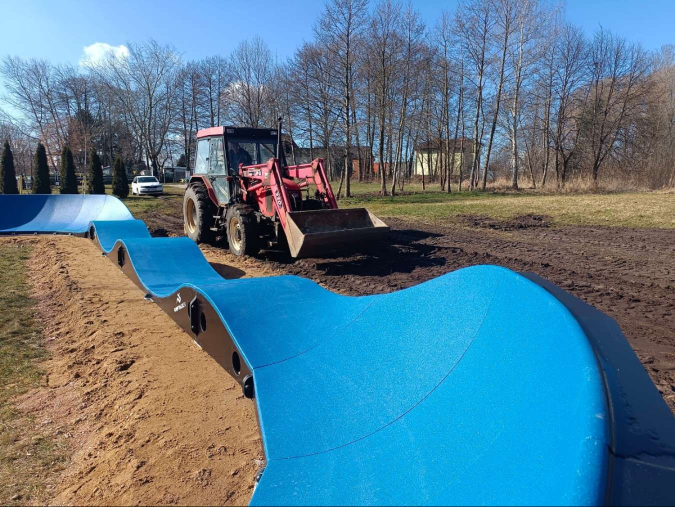
#> input picture src/line_following_bot/line_following_bot/picture/bluetrack.jpg, 1350 x 1013 px, found by its file name (shown at 1/2 size)
$ python hough.py
#> lines starting #> are read from the running program, lines starting #| are printed output that depends on the picture; after the words box and inside, x2 and y2 are one past the last pixel; in counts of white or black regions, pixels touching at a corner belong together
import cv2
import numpy as np

def region(image):
    height, width = image.shape[:2]
    vertices = np.array([
        [(0, height-100), (0, 650), (width, 650), (width, height-100)]
    ], dtype=np.int32)
    mask = np.zeros_like(image)
    cv2.fillPoly(mask, vertices, 255)
    masked_image = cv2.bitwise_and(image, mask)
    return masked_image

def getHistogram(image, display=False, minVal=0.1, region=4):
    histValues = np.sum(image, axis=0)
    maxValue = np.max(histValues)
    minValue = minVal * maxValue
    indexArray = np.where(histValues >= minValue)
    basePoint = int(np.average(indexArray))
    if display:
        imgHist = np.zeros((image.shape[0], image.shape[1], 3), np.uint8)
        for x, intensity in enumerate(histValues):
            if intensity > minValue:
                color = (255, 0, 255)
            else:
                color = (0, 0, 255)
            cv2.line(imgHist, (x, image.shape[0]), (x, image.shape[0] - (intensity // 255 // region)), color, 1)
        cv2.circle(imgHist, (basePoint, image.shape[0]), 20, (0, 255, 255), cv2.FILLED)
        return imgHist
    return None

def main():
    image_path = "/home/choi/angchicken_ros2_ws/src/line_following_bot/line_following_bot/picture/bluetrack.jpg"
    image = cv2.imread(image_path)
#> image is the input picture: shape (1013, 1350, 3); mean B, G, R 141.7, 122.8, 86.5

    # Display the original image
    cv2.imshow('Original Image', image)
    cv2.waitKey(0)

    # Apply median blur to the image
    blur_image = cv2.medianBlur(image, 9)
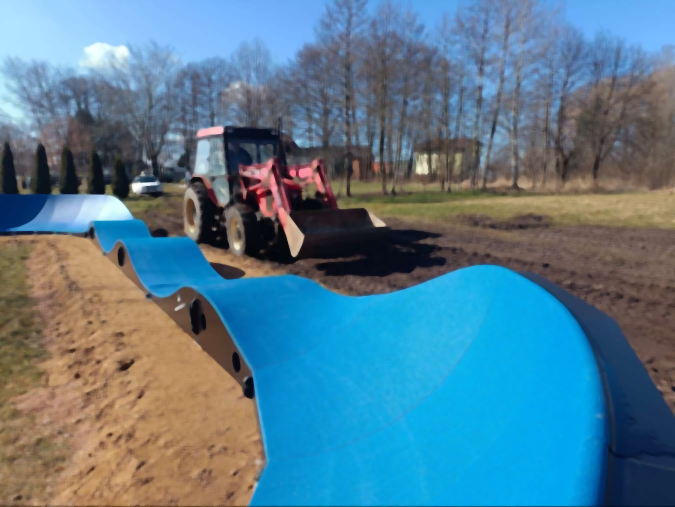
#> blur_image: shape (1013, 1350, 3) (shown at 1/2 size); mean B, G, R 141.9, 122.9, 86.4

    # Display the blurred image
    cv2.imshow('Blurred Image', blur_image)
    cv2.waitKey(0)

    # Convert the image to the HSV color space
    hsv_image = cv2.cvtColor(blur_image, cv2.COLOR_BGR2HSV)
#> hsv_image: shape (1013, 1350, 3); mean H, S, V 75.5, 131.6, 160.1

    # Display the HSV image
    cv2.imshow('HSV Image', hsv_image)
    cv2.waitKey(0)

    # Define the range of blue color in HSV
    lower_blue = np.array([90, 50, 50])
    upper_blue = np.array([130, 255, 255])

    # Create a mask to extract blue regions
    blue_mask = cv2.inRange(hsv_image, lower_blue, upper_blue)
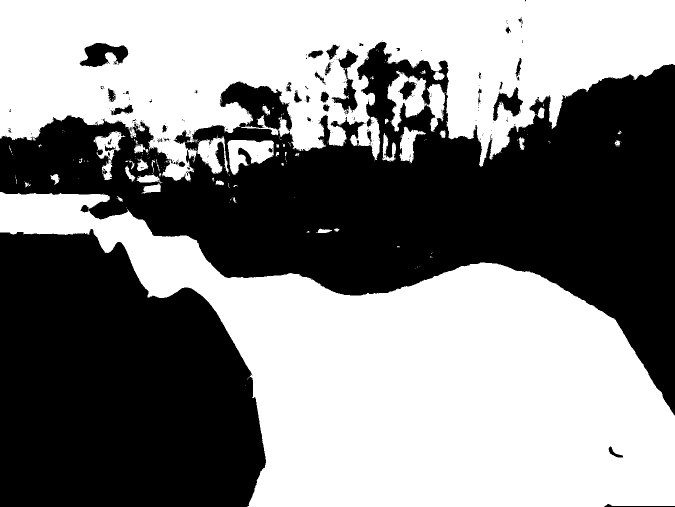
#> blue_mask: shape (1013, 1350) (shown at 1/2 size); 52.6% white; 256 black regions (214 under 20 px), largest, box (x1, y1, x2, y2) and area: (0, 83, 1350, 831) 395093, (0, 458, 532, 1013) 240505, (159, 86, 257, 134) 2820

    # Display the blue mask
    cv2.imshow('Blue Mask', blue_mask)
    cv2.waitKey(0)

    # Apply the mask to the original image
    blue_extracted = cv2.bitwise_and(image, image, mask=blue_mask)
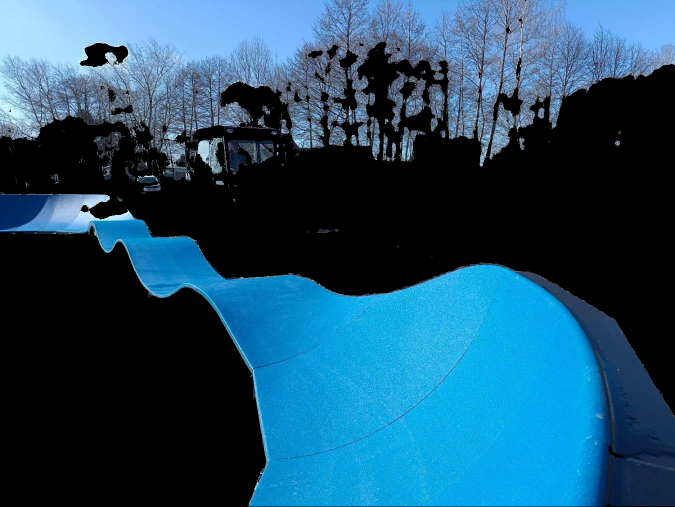
#> blue_extracted: shape (1013, 1350, 3) (shown at 1/2 size); mean B, G, R 102.6, 76.3, 30.4

    # Display the blue-extracted image
    cv2.imshow('Blue Extracted Image', blue_extracted)
    cv2.waitKey(0)

    # Apply region masking to the blue_extracted image
    masked_image = region(blue_extracted)
#> in region, `cv2.fillPoly(mask, vertices, 255)`:
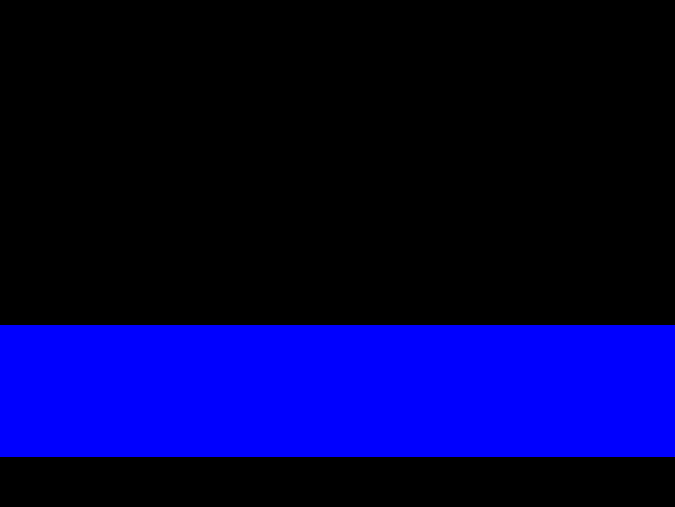
#> mask: shape (1013, 1350, 3) (shown at 1/2 size); mean of channels 0, 1, 2 66.5, 0, 0; drawn as B, G, R
#> in region, `masked_image = cv2.bitwise_and(image, mask)`:
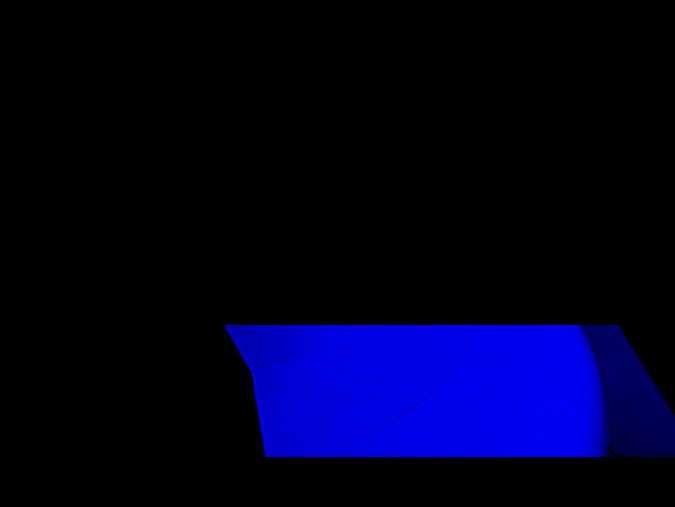
#> masked_image: shape (1013, 1350, 3) (shown at 1/2 size); mean B, G, R 32.1, 0, 0

    # Display the masked image
    cv2.imshow('Masked Image', masked_image)
    cv2.waitKey(0)

    # Apply Canny edge detection
    edges = cv2.Canny(masked_image, threshold1=50, threshold2=150)
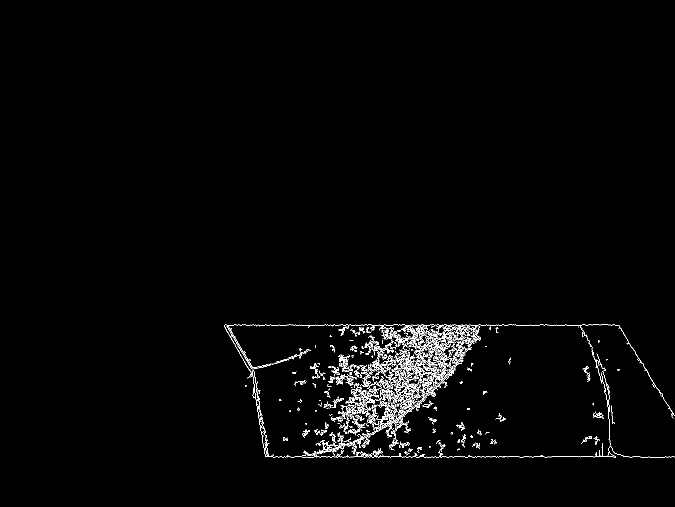
#> edges: shape (1013, 1350) (shown at 1/2 size); 1.5% white in thin lines or dots, all inside (x1, y1, x2, y2) = (448, 649, 1350, 915)

    # Display the edges

    histogram = getHistogram(masked_image, display=True, minVal=0.1)
#> in getHistogram, `histValues = np.sum(image, axis=0)`: histValues = 1350 rows, first 8: [0, 0, 0], [0, 0, 0], [0, 0, 0], [0, 0, 0], [0, 0, 0], [0, 0, 0], [0, 0, 0], [0, 0, 0]
#> in getHistogram, `maxValue = np.max(histValues)`: maxValue = 63415
#> in getHistogram, `minValue = minVal * maxValue`: minValue = 6341.5
#> in getHistogram, `indexArray = np.where(histValues >= minValue)`: indexArray = 882 positions, rows 468 to 1349, columns 0 to 0
#> in getHistogram, `basePoint = int(np.average(indexArray))`: basePoint = 454
#> the loop in getHistogram, `for x, intensity in enumerate(histValues):` made 1 pass
#> (x, intensity) on pass 1: (0, [0, 0, 0])
#> after the loop in getHistogram, `for x, intensity in enumerate(histValues):`: imgHist: shape (1013, 1350, 3); every value is 0

    # Display the histogram


    # Perform Hough Transform for curve detection
    curves = cv2.HoughLinesP(edges, 1, np.pi/180, threshold=50, minLineLength=50, maxLineGap=5)
    if curves is not None:
        for curve in curves:
            x1, y1, x2, y2 = curve[0]
            cv2.line(image, (x1, y1), (x2, y2), (0, 255, 0), 2)
    else:
        print("No curves were detected.")

    # Display the result with detected curves
    cv2.imshow('Detected Curves', histogram)
    cv2.waitKey(0)
    cv2.destroyAllWindows()

if __name__ == "__main__":
#> (the run stopped early here; a loop or call above may not have finished)

$ run again, with src/line_following_bot/line_following_bot/picture/0.jpg copied over src/line_following_bot/line_following_bot/picture/bluetrack.jpg
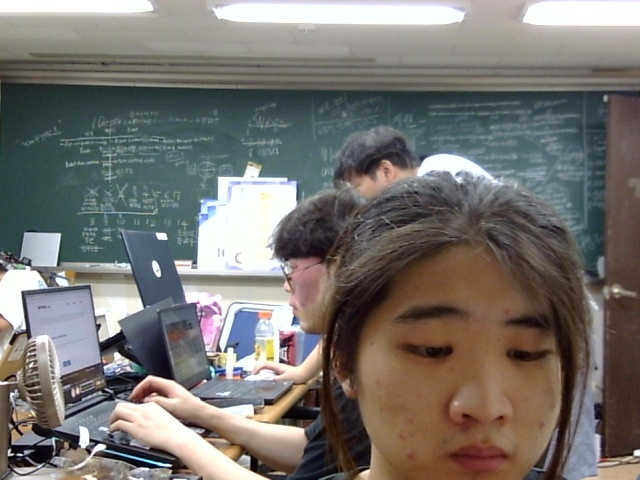
#> input picture src/line_following_bot/line_following_bot/picture/0.jpg, 640 x 480 px, found by its file name
#> in main, image is the input picture: shape (480, 640, 3); mean B, G, R 111.7, 115.8, 119.2
#> hsv_image: shape (480, 640, 3); mean H, S, V 57.6, 58.1, 127.3
#> in main, `blue_mask = cv2.inRange(hsv_image, lower_blue, upper_blue)`:
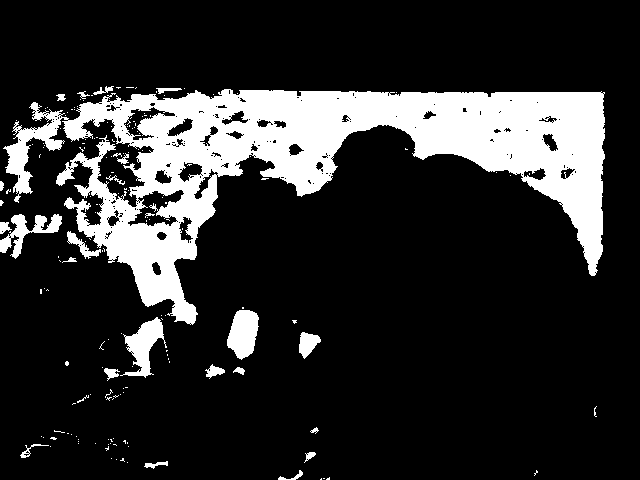
#> blue_mask: shape (480, 640); 18% white; 169 white regions (144 under 20 px), largest, box (x1, y1, x2, y2) and area: (3, 89, 605, 325) 49583, (120, 317, 167, 378) 1207, (227, 310, 259, 360) 1142
#> in main, `edges = cv2.Canny(masked_image, threshold1=50, threshold2=150)`:
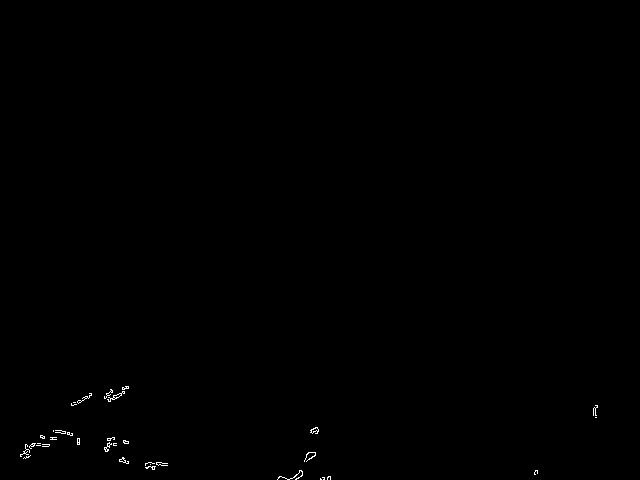
#> edges: shape (480, 640); 0.2% white in thin lines or dots, all inside (x1, y1, x2, y2) = (20, 386, 598, 480)
#> histValues = 640 rows, first 8: [0, 0, 0], [0, 0, 0], [0, 0, 0], [0, 0, 0], [0, 0, 0], [0, 0, 0], [0, 0, 0], [0, 0, 0]
#> maxValue = 845
#> minValue = 84.5
#> indexArray = 130 positions, rows 20 to 595, columns 0 to 0
#> basePoint = 89
#> the loop in getHistogram, `for x, intensity in enumerate(histValues):` made 1 pass
#> (x, intensity) on pass 1: (0, [0, 0, 0])

$ run again, with src/line_following_bot/line_following_bot/picture/1.jpg copied over src/line_following_bot/line_following_bot/picture/bluetrack.jpg
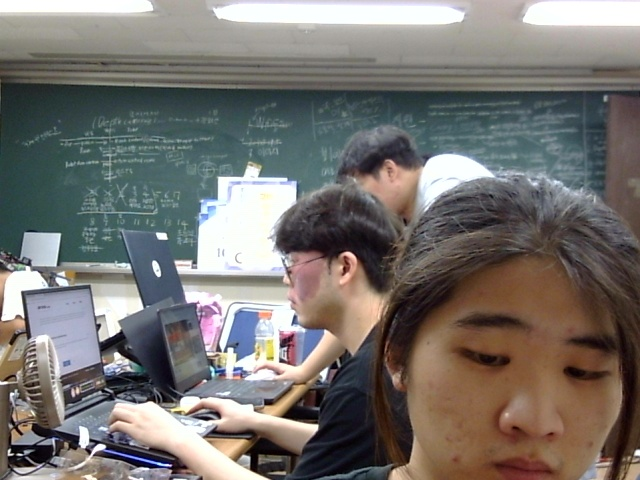
#> input picture src/line_following_bot/line_following_bot/picture/1.jpg, 640 x 480 px, found by its file name
#> in main, image is the input picture: shape (480, 640, 3); mean B, G, R 111.4, 115.2, 119.1
#> hsv_image: shape (480, 640, 3); mean H, S, V 60.5, 58.6, 127.1
#> in main, `blue_mask = cv2.inRange(hsv_image, lower_blue, upper_blue)`:
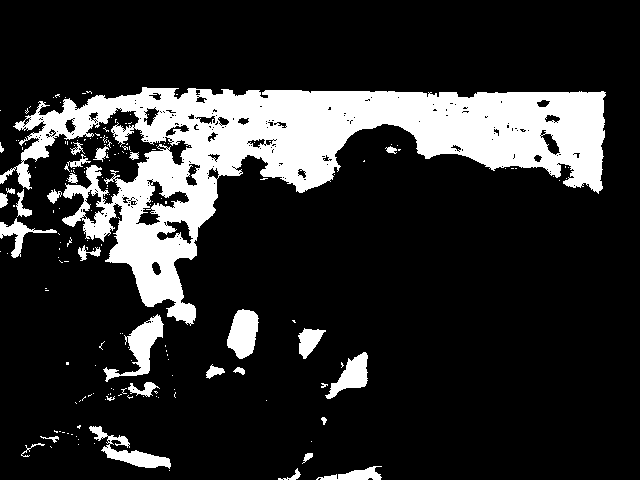
#> blue_mask: shape (480, 640); 17.6% white; 184 white regions (154 under 20 px), largest, box (x1, y1, x2, y2) and area: (0, 87, 606, 326) 45872, (103, 314, 164, 382) 1330, (227, 309, 259, 359) 1132
#> in main, `edges = cv2.Canny(masked_image, threshold1=50, threshold2=150)`:
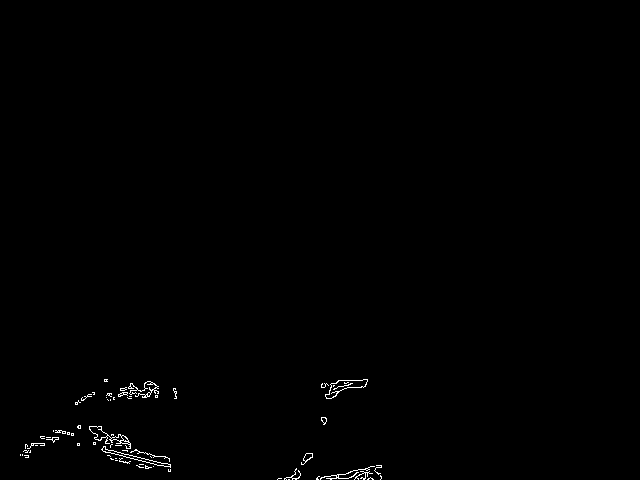
#> edges: shape (480, 640); 0.46% white in thin lines or dots, all inside (x1, y1, x2, y2) = (20, 379, 382, 480)
#> histValues = 640 rows, first 8: [0, 0, 0], [0, 0, 0], [0, 0, 0], [0, 0, 0], [0, 0, 0], [0, 0, 0], [0, 0, 0], [0, 0, 0]
#> maxValue = 2527
#> minValue = 252.7
#> indexArray = 183 positions, rows 21 to 380, columns 0 to 0
#> basePoint = 103
#> the loop in getHistogram, `for x, intensity in enumerate(histValues):` made 1 pass
#> (x, intensity) on pass 1: (0, [0, 0, 0])

$ run again, with src/line_following_bot/line_following_bot/picture/10.jpg copied over src/line_following_bot/line_following_bot/picture/bluetrack.jpg
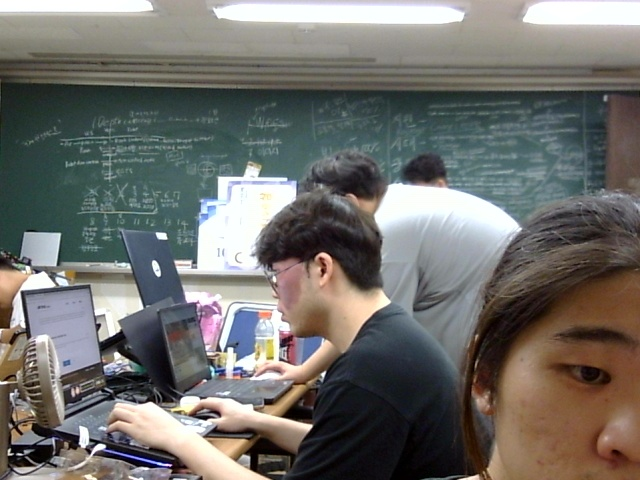
#> input picture src/line_following_bot/line_following_bot/picture/10.jpg, 640 x 480 px, found by its file name
#> in main, image is the input picture: shape (480, 640, 3); mean B, G, R 107.3, 111.2, 112.5
#> hsv_image: shape (480, 640, 3); mean H, S, V 64.4, 56.1, 120.6
#> in main, `blue_mask = cv2.inRange(hsv_image, lower_blue, upper_blue)`:
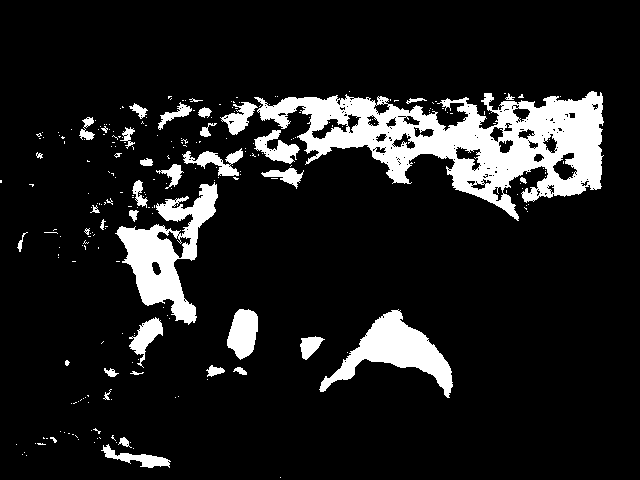
#> blue_mask: shape (480, 640); 12% white; 255 white regions (216 under 20 px), largest, box (x1, y1, x2, y2) and area: (254, 91, 604, 221) 19027, (115, 182, 218, 325) 5582, (319, 309, 453, 398) 4196
#> in main, `edges = cv2.Canny(masked_image, threshold1=50, threshold2=150)`:
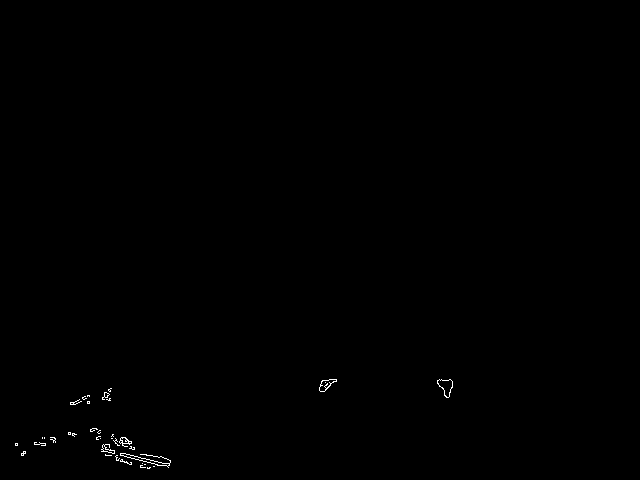
#> edges: shape (480, 640); 0.21% white in thin lines or dots, all inside (x1, y1, x2, y2) = (15, 379, 453, 469)
#> histValues = 640 rows, first 8: [0, 0, 0], [0, 0, 0], [0, 0, 0], [0, 0, 0], [0, 0, 0], [0, 0, 0], [0, 0, 0], [0, 0, 0]
#> maxValue = 1449
#> minValue = 144.9
#> indexArray = 120 positions, rows 22 to 452, columns 0 to 0
#> basePoint = 91
#> the loop in getHistogram, `for x, intensity in enumerate(histValues):` made 1 pass
#> (x, intensity) on pass 1: (0, [0, 0, 0])
